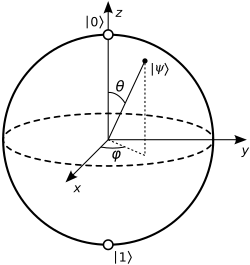
#> input picture figures/images/Bloch_sphere.png, 250 x 265 px, found by its file name; its folder holds only this picture in this run
$ python split_panels.py images/Bloch_sphere.png 5 'images/DT sensors.png'
#> lines starting #> are read from the running program, lines starting #| are printed output that depends on the picture
"""
split_panels.py
===============
Split a composite multi-panel figure into separate column-wise panel
images so the thesis can present them as proper subfigures (a), (b),
... with individual captions.

This performs NO data regeneration: it only crops the existing
rendered composite. All numeric content is preserved exactly as
produced by the original experiment. The super-title band and the
inter-column white gaps are detected automatically.

Usage:
  python split_panels.py <image_name> <n_cols> <out_stem>

Example:
  python split_panels.py horizon-mae-degradation-curve.png 4 horizon_mae
  -> images/horizon_mae_a.png ... horizon_mae_d.png
"""
import sys
from pathlib import Path
from PIL import Image

HERE = Path(__file__).resolve().parent
IMG = HERE / "images"
WHITE = 245
GAP_FRAC = 0.985
LETTERS = "abcdefghijkl"


def runs(flags):
    out, start = [], None
    for i, f in enumerate(flags):
        if f and start is None:
            start = i
        elif not f and start is not None:
            out.append((start, i)); start = None
    if start is not None:
        out.append((start, len(flags)))
    return out


def split(name, n_cols, stem):
#> called with name = 'images/Bloch_sphere.png', n_cols = 5, stem = 'images/DT sensors.png'
    im = Image.open(IMG / name).convert("RGB")
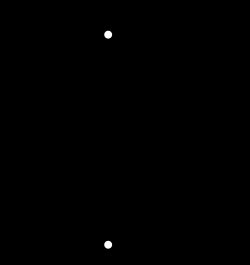
#> im: PIL image 250x265 RGB; min 0, max 255, mean 0.4
    g = im.convert("L")
    w, h = g.size
#> w = 250; h = 265
    px = g.load()

    # --- super-title band: widest white gap-run starting in the top 22% ---
    row_gap = [sum(1 for x in range(w) if px[x, y] >= WHITE) / w >= GAP_FRAC
               for y in range(h)]
#> row_gap = 265 items, first 6: False, False, False, False, False, False
    top_runs = [(s, e) for s, e in runs(row_gap)
                if s > 0 and s < 0.22 * h]
#> after the loop in runs, `for i, f in enumerate(flags):`: out = []
#> top_runs = []
    title_end = max(top_runs, key=lambda r: r[1] - r[0])[1] if top_runs else 0
#> title_end = 0

    # --- columns: equal division (matplotlib grids are uniform-width) ---
    bounds = [round(w * k / n_cols) for k in range(n_cols + 1)]
#> bounds = [0, 50, 100, 150, 200, 250]
    print(f"  {name}: title_end={title_end}px  bounds={bounds}")
#|   images/Bloch_sphere.png: title_end=0px  bounds=[0, 50, 100, 150, 200, 250]

    for k in range(n_cols):
        crop = im.crop((bounds[k], title_end, bounds[k + 1], h))
        out = IMG / f"{stem}_{LETTERS[k]}.png"
        crop.save(out)
        print(f"  saved {out.name}  {crop.size}")
#> this loop made 5 passes
#> pass 3, in split, `crop = im.crop((bounds[k], title_end, bounds[k + 1], h))`:
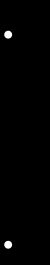
#> crop: PIL image 50x265 RGB; min 0, max 255, mean 1.9


if __name__ == "__main__":
    if len(sys.argv) != 4:
        print(__doc__)
        sys.exit(1)
    split(sys.argv[1], int(sys.argv[2]), sys.argv[3])

$ run again, on figures/images/Multi-Agent.png
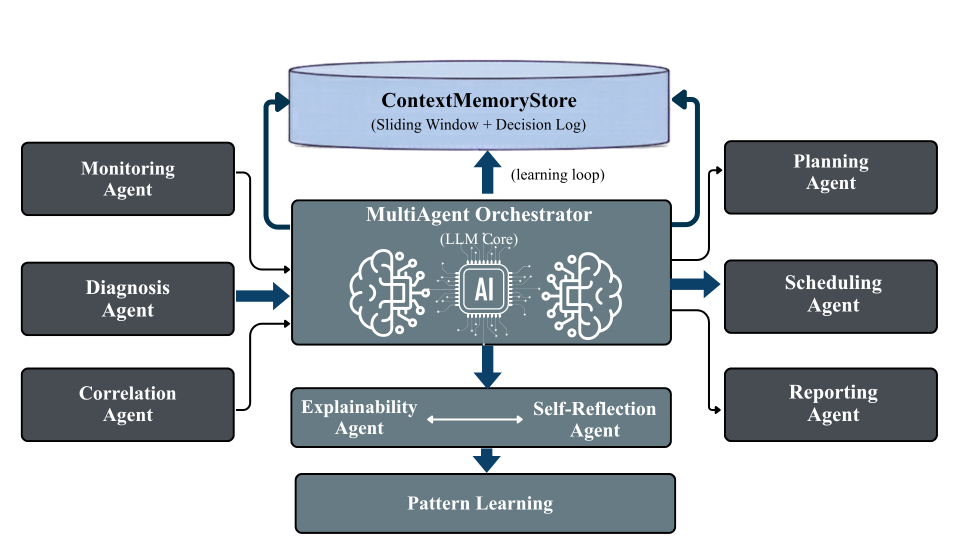
#> input picture figures/images/Multi-Agent.png, 1920 x 1080 px, found by its file name (shown at 1/2 size)
#> in split, `g = im.convert("L")`:
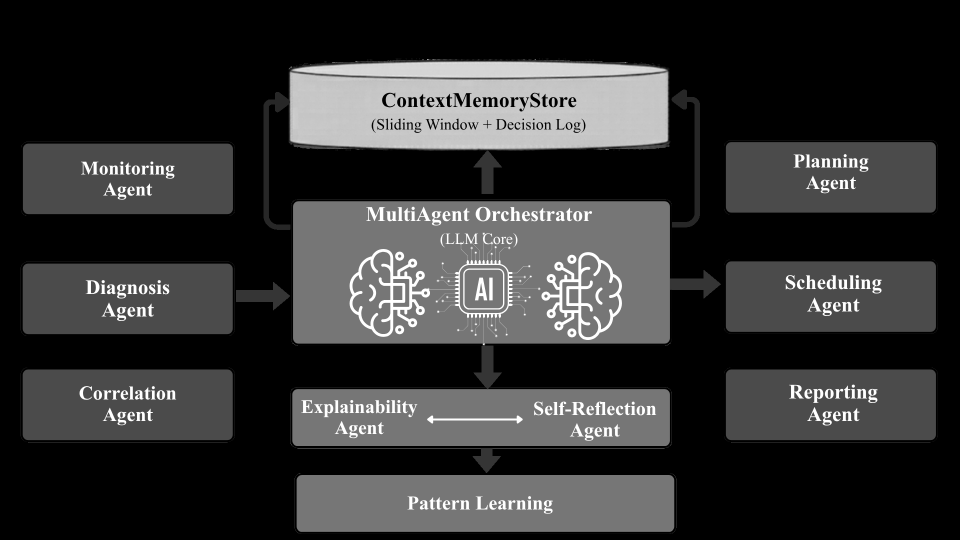
#> g: PIL image 1920x1080 L (shown at 1/2 size); min 0, max 255, mean 50.9
#> row_gap = 1080 items, first 6: False, False, False, False, False, False
#> after the loop in runs, `for i, f in enumerate(flags):`: out = []
#> title_end = 0
#|   images/Multi-Agent.png: title_end=0px  bounds=[0, 384, 768, 1152, 1536, 1920]
#> after the loop in split, `for k in range(n_cols):`:
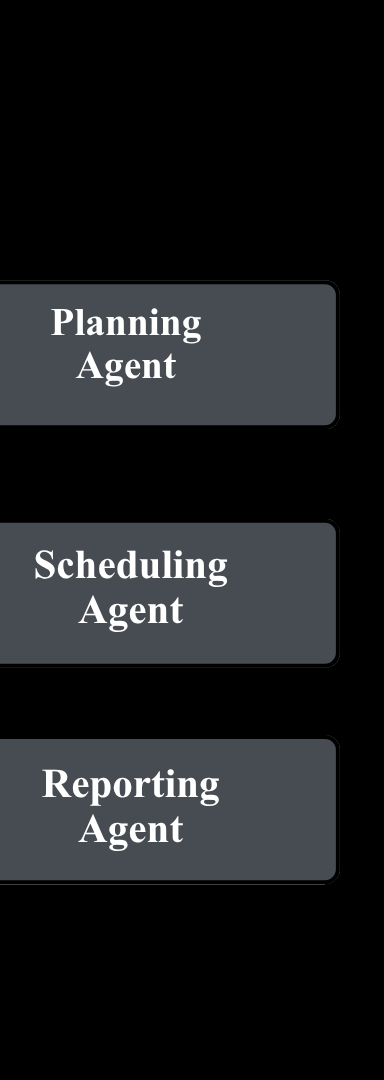
#> crop: PIL image 384x1080 RGB; mean R, G, B 28.4, 30, 31.9

$ run again, on figures/images/Predictive Maintenance Pipeline.png
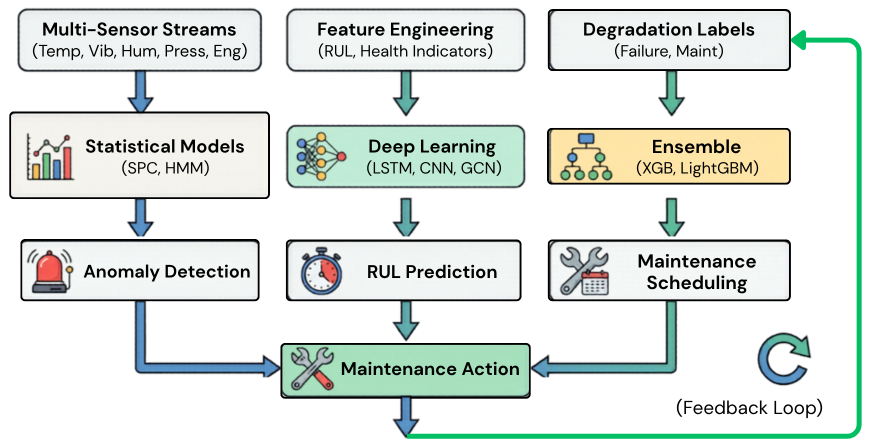
#> input picture figures/images/Predictive Maintenance Pipeline.png, 1737 x 896 px, found by its file name (shown at 1/2 size)
#> in split, `g = im.convert("L")`:
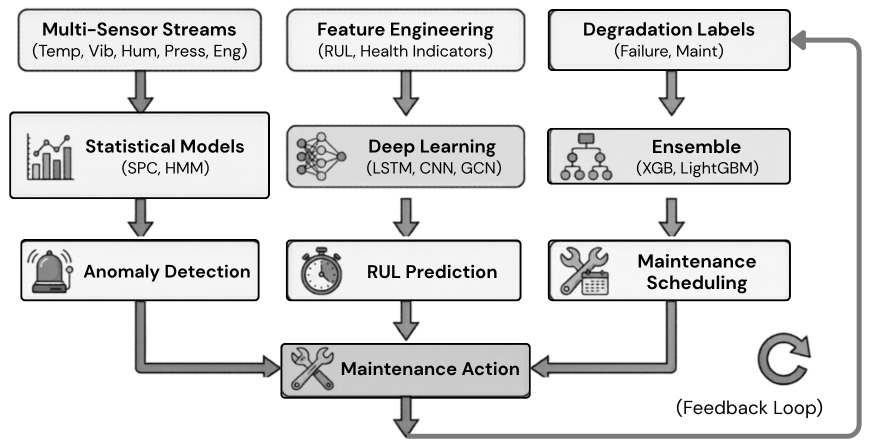
#> g: PIL image 1737x896 L (shown at 1/2 size); min 0, max 255, mean 225.4
#> row_gap = 896 items, first 6: True, True, True, True, True, True
#> the loop in runs, `for i, f in enumerate(flags):` made 896 passes
#> f on passes 1 to 8: True, True, True, True, True, True, True, True
#> after the loop in runs, `for i, f in enumerate(flags):`: out = [(0, 15), (474, 478)]; start = 878
#> top_runs = []
#> title_end = 0
#|   images/Predictive Maintenance Pipeline.png: title_end=0px  bounds=[0, 347, 695, 1042, 1390, 1737]
#> after the loop in split, `for k in range(n_cols):`:
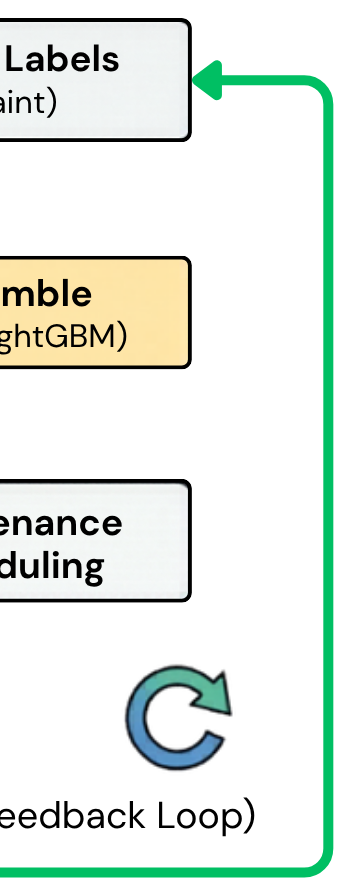
#> crop: PIL image 347x896 RGB; mean R, G, B 228.2, 235.9, 228.7

$ run again, on figures/images/Quantum NISQ.png
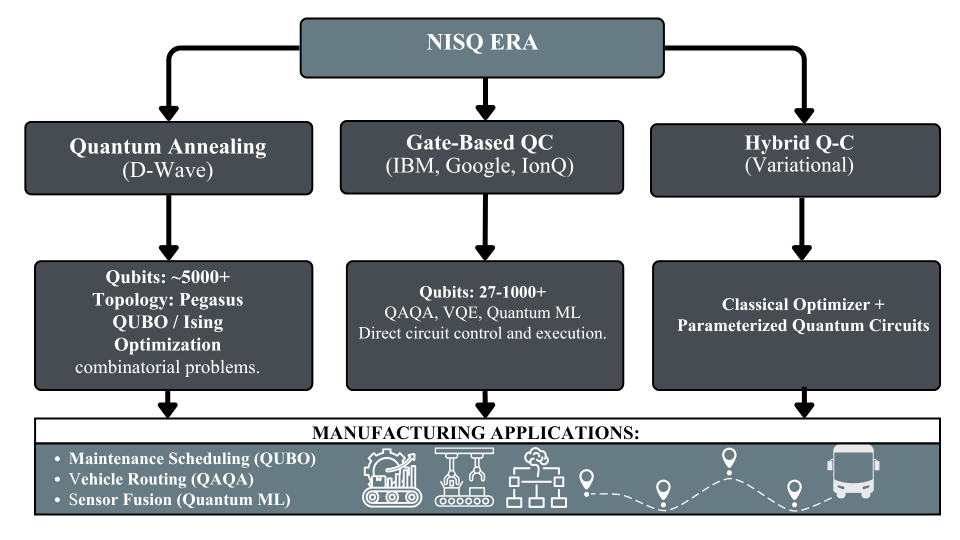
#> input picture figures/images/Quantum NISQ.png, 1920 x 1080 px, found by its file name (shown at 1/2 size)
#> in split, `im = Image.open(IMG / name).convert("RGB")`:
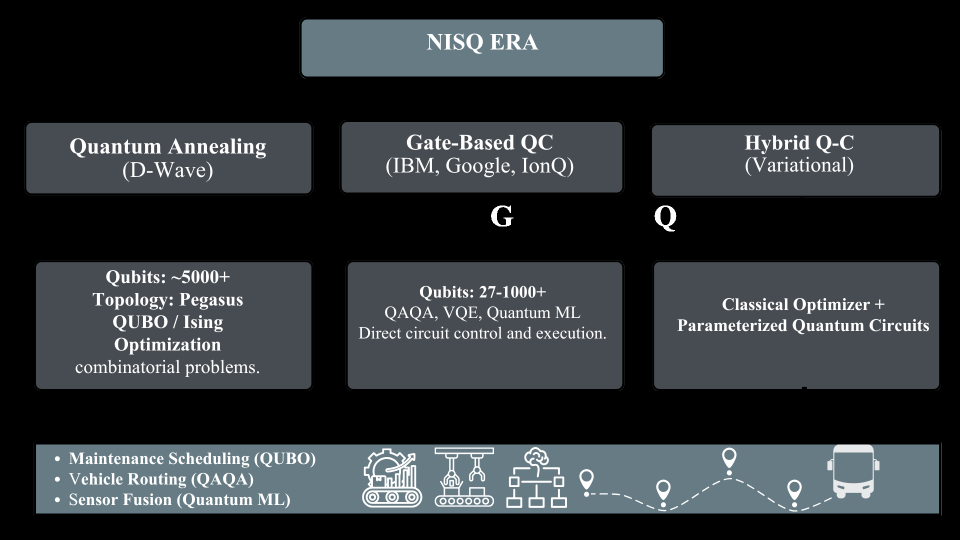
#> im: PIL image 1920x1080 RGB (shown at 1/2 size); mean R, G, B 45.5, 50, 53.1
#> row_gap = 1080 items, first 6: False, False, False, False, False, False
#> after the loop in runs, `for i, f in enumerate(flags):`: out = []
#> title_end = 0
#|   images/Quantum NISQ.png: title_end=0px  bounds=[0, 384, 768, 1152, 1536, 1920]
#> after the loop in split, `for k in range(n_cols):`:
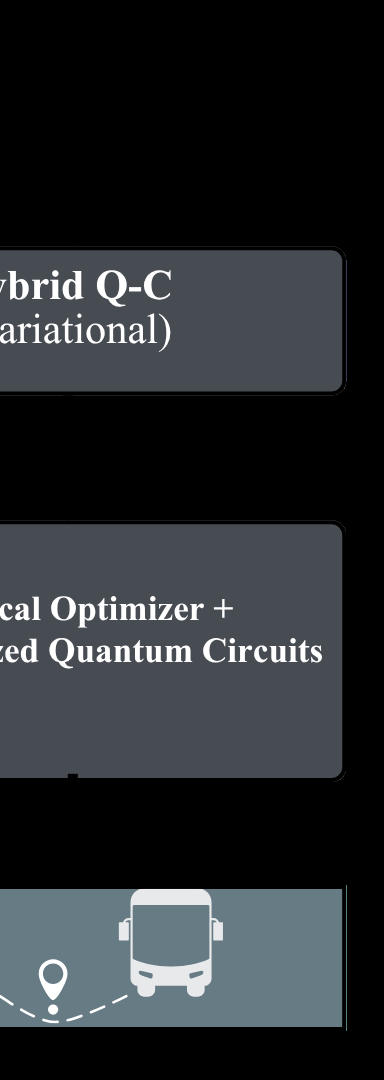
#> crop: PIL image 384x1080 RGB; mean R, G, B 39.7, 43.5, 46.2
